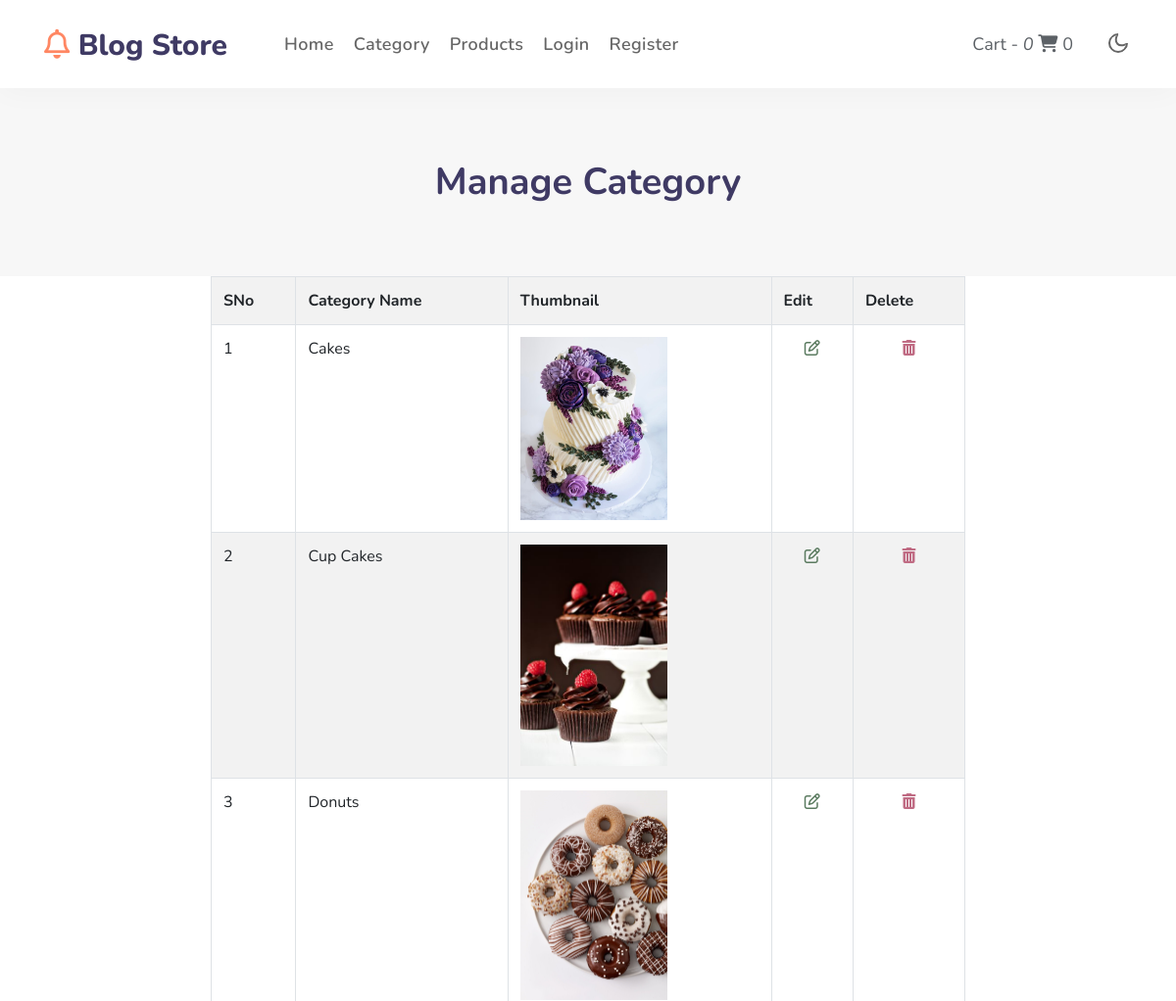
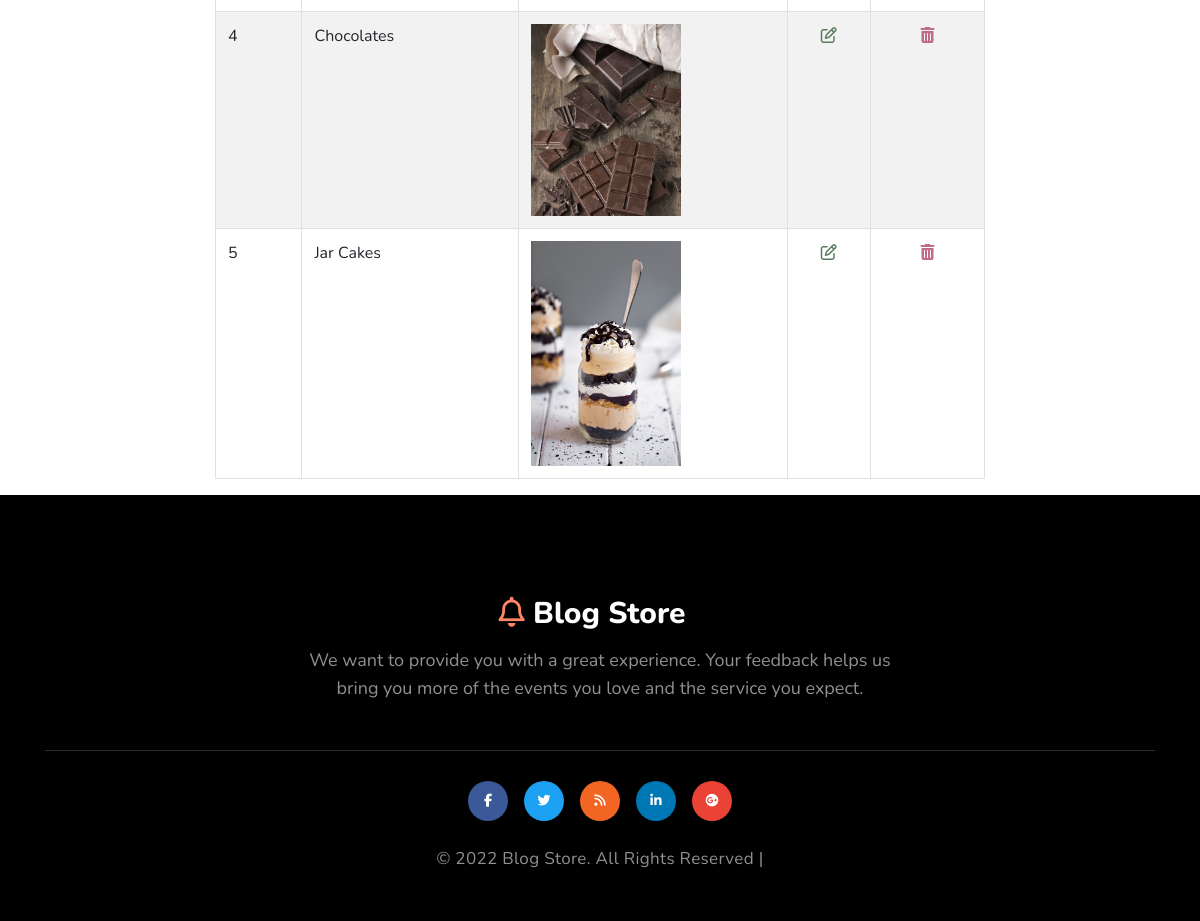
Page /manage_category.php on the committed database (2 pictures, top to bottom).
### tables this page shows
CREATE TABLE `category` (
  `id` int(10) NOT NULL,
  `category_name` varchar(100) NOT NULL,
  `category_image` longtext NOT NULL,
  `status` varchar(20) NOT NULL,
  `created_at` timestamp NOT NULL DEFAULT current_timestamp() ON UPDATE current_timestamp()
);

### manage_category.php (the view, shortened to what this page needs)
<?php
include_once( 'header.php' );
?>
<div class="w3l-about-breadcrumb w3l-search-results py-5 text-center">
    <div class="container py-lg-4 py-md-3">
        <h3 class="title-big">Manage Category</h3>
    </div>
</div>
<div class = 'container-fluid'>
<div class = 'row'>
<div class = 'col-md-2'></div>
<div class = 'col-md-8'>
?><table class = 'table table-bordered table-hover table-striped'>
<tr>
<th>SNo</th>
<th>Category Name</th>
<th>Thumbnail</th>
<th>Edit</th>
<th>Delete</th>
</tr>
<?php
$sno = 1;
include( 'config.php' );
$query = 'SELECT * FROM `category`';
$result = mysqli_query( $conn, $query );
while( $row = mysqli_fetch_array( $result ) )
{
    echo '<tr>';
    echo '<td>'.$sno.'</td>';
    echo '<td>'.$row[ 'category_name' ].'</td>';
    echo '<td><img src="category/'.$row[ 'category_image' ].'" width="150px"></td>';
    echo '<td><center><a href="edit_category.php?id='.$row['id'].'"><i class="fa fa-edit text-success "></i></a></center></td>';
    echo '<td><center><a href="delete_category.php?id='.$row['id'].'"><i class="fa fa-trash text-danger "></i></a></center></td>';
    echo '</tr>';
    $sno++;
}
?>
</table>
</div>
<div class = 'col-md-2'></div>
</div>
</div>
<?php
include_once( 'footer.php' );
?>

### header.php (shortened to what this page needs)
<!doctype html>
<html lang="en">
<head>
  <link rel="stylesheet" href="https://cdnjs.cloudflare.com/ajax/libs/font-awesome/4.7.0/css/font-awesome.min.css">
  <link rel="stylesheet" href="assets/css/style-starter.css">
</head>
<body>
<header id="site-header" class="fixed-top">
  <div class="container">
      <nav class="navbar navbar-expand-lg stroke p-0">
          <h1> <a class="navbar-brand" href="index.php">
                  <span class="fa fa-bell-o"></span> Blog Store
              </a></h1>
          <div class="collapse navbar-collapse" id="navbarTogglerDemo02">
              <ul class="navbar-nav ml-lg-5 mr-lg-auto">
                <?php
                if(isset($_SESSION['user'])){
                if($_SESSION['user']=='Admin'){
                ?>
                  <li class="nav-item @@home__active">
                      <a class="nav-link" href="dashboard.php">Home <span class="sr-only">(current)</span></a>
                  </li>
                    <div class="dropdown mx-3">
                        <button class="btn text-dark dropdown-toggle @@home__active nav-link" type="button" data-toggle="dropdown" aria-expanded="false">
                            Category
                        </button>
                        <div class="dropdown-menu">
                            <a class="dropdown-item" href="add_category.php">Add</a>
                            <a class="dropdown-item" href="manage_category.php">Manage</a>
                        </div>
                    </div>
                    <div class="dropdown mx-3">
                        <button class="btn text-dark dropdown-toggle @@home__active nav-link" type="button" data-toggle="dropdown" aria-expanded="false">
                            Sub-Category
                        </button>
                        <div class="dropdown-menu">
                            <a class="dropdown-item" href="add_subcategory.php">Add</a>
                            <a class="dropdown-item" href="manage_subcategory.php">Manage</a>
                        </div>
                    </div>
                    <div class="dropdown mx-3">
                        <button class="btn text-dark dropdown-toggle @@home__active nav-link" type="button" data-toggle="dropdown" aria-expanded="false">
                            Product
                        </button>
                        <div class="dropdown-menu">
                            <a class="dropdown-item" href="add_product.php">Add</a>
                            <a class="dropdown-item" href="manage_product.php">Manage</a>
                        </div>
                    </div>
                    <div class="dropdown mx-3">
                        <button class="btn text-dark dropdown-toggle @@home__active nav-link" type="button" data-toggle="dropdown" aria-expanded="false">
                            Orders
                        </button>
                        <div class="dropdown-menu">
                            <a class="dropdown-item" href="view_pending_orders.php">New</a>
                            <a class="dropdown-item" href="view_all_order.php">Manage</a>
                        </div>
                    </div>
                    <li class="nav-item @@contact__active">
                        <a class="nav-link" href="view_contact.php">Contact</a>
                    </li>
                    <li class="nav-item @@contact__active">
                        <a class="nav-link" href="logout.php">Logout</a>
                    </li>
                    <?php
                }else{
                    ?>
                <li class="nav-item @@contact__active">
                    <a class="nav-link" href="index.php">Home</a>
                </li>
                <li class="nav-item @@contact__active">
                    <a class="nav-link" href="view_category.php">Category</a>
                </li>
                <li class="nav-item @@contact__active">
                    <a class="nav-link" href="view_product.php">Products</a>
                </li>
                <li class="nav-item @@contact__active">
                    <a class="nav-link" href="user_view_orders.php">My Orders</a>
                </li>
                <li class="nav-item @@contact__active">
                    <a class="nav-link" href="contact.php">Contact</a>
                </li>
                <li class="nav-item @@contact__active">
                    <a class="nav-link" href="user_logout.php">Logout</a>
                </li>
                        <?php
                }}else{
                ?>
                <li class="nav-item @@contact__active">
                    <a class="nav-link" href="index.php">Home</a>
                </li>
                <li class="nav-item @@contact__active">
                    <a class="nav-link" href="view_category.php">Category</a>
                </li>
                <li class="nav-item @@contact__active">
                    <a class="nav-link" href="view_product.php">Products</a>
                </li>
                <li class="nav-item @@contact__active">
                    <a class="nav-link" href="user_login.php">Login</a>
                </li>
                <li class="nav-item @@contact__active">
                    <a class="nav-link" href="register.php">Register</a>
                </li>
                <?php
                }
                ?>
              </ul>
              <div class="navbar-nav search-right nav-item dropdown">
              <?php
              if(isset($_SESSION['user'])){
                if($_SESSION['user']=='Admin'){
                  ?>
                    <a></a>
                    <?php
                }
                else{
                  ?>
                  <a class="text-dark login_btn align-self-center mx-3" href="checkout.php">
                    <div class="shopping-item">
                        Cart - <span class="cart-amunt">
                            <?php $t = 0;
                            if(isset($_SESSION['cart']) && count($_SESSION['cart'])>0) {
                                foreach($_SESSION['cart'] as $id=>$quantity){
                                        $t++;
                                }
                                count($_SESSION['cart']);
                            }
                                echo "<i>".$t."</i>";
                            ?>
                        </span> <i class="fa fa-shopping-cart"></i> <span class="product-count"> <?php echo $t; ?>
                        <?php if(isset($_SESSION['email'])){ ?>
                        <a class="text-dark login_btn align-self-center mx-3" href="#">
                        </a>
                        <?php }?>
                            </span>
                    </div>
                  </a>
                  <?php
                  }}else{
                    ?>
                  <a class="text-dark login_btn align-self-center mx-3" href="checkout.php">
                    <div class="shopping-item">
                        Cart - <span class="cart-amunt">
                            <?php $t = 0;
                                echo "<i>".$t."</i>";
                            ?>
                        </span> <i class="fa fa-shopping-cart"></i> <span class="product-count"> <?php echo $t; ?>
                            </span>
                    </div>
                  </a>
                  <?php
                  }
                  ?>
              </div>
          </div>
          <div class="mobile-position">
              <nav class="navigation">
                  <div class="theme-switch-wrapper">
                      <label class="theme-switch" for="checkbox">
                          <div class="mode-container">
                              <i class="gg-moon"></i>
                          </div>
                      </label>
                  </div>
              </nav>
          </div>
      </nav>
  </div>
</header>

### footer.php (shortened to what this page needs)
<footer class="py-5">
   <div class="container pt-md-5">
     <div class="footer-logo mb-lg-5 mb-4 text-center">
       <a class="navbar-brand" href="index.php"><span class="fa fa-bell-o"></span> Blog Store</a>
       <p>We want to provide you with a great experience. Your feedback helps us
         bring you more of the events you love and the service you expect.</p>
     </div>
     <div class="footer-grid">
       <div class="w3l-copyright text-center">
         <div class="social text-center">
           <ul class="d-flex justify-content-center">
             <li class="mx-md-2 mx-1"><a href="#url" class="facebook"><span class="fab fa-facebook-f"></span></a></li>
             <li class="mx-md-2 mx-1"><a href="#url" class="twitter"><span class="fab fa-twitter"></span></a></li>
             <li class="mx-md-2 mx-1"><a href="#url" class="rss"><span class="fas fa-rss"></span></a></li>
             <li class="mx-md-2 mx-1"><a href="#url" class="linkedin"><span class="fab fa-linkedin-in"></span></a></li>
             <li class="mx-md-2 mx-1"><a href="#url" class="google"><span class="fab fa-google-plus"></span></a></li>
           </ul>
         </div>
         <p class="mt-4">© 2022 Blog Store. All Rights Reserved | </p>
       </div>
     </div>
   </div>
 </footer>
 </body>
 </html>

### rows in the picture
category: category_name "Cakes", category_image (picture)
category: category_name "Cup Cakes", category_image (picture)
category: category_name "Donuts", category_image (picture)
category: category_name "Chocolates", category_image (picture)
category: category_name "Jar Cakes", category_image (picture)

### other values in the picture
$t "0"
